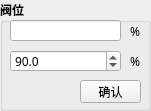
     <widget class="QGroupBox" name="groupBox_9">
      <property name="geometry">
       <rect>
        <x>10</x>
        <y>290</y>
        <width>151</width>
        <height>111</height>
       </rect>
      </property>
      <property name="font">
       <font>
        <family>Microsoft YaHei</family>
        <pointsize>9</pointsize>
        <weight>75</weight>
        <bold>true</bold>
       </font>
      </property>
      <property name="mouseTracking">
       <bool>false</bool>
      </property>
      <property name="title">
       <string>阀位</string>
      </property>
      <widget class="QLabel" name="label_3">
       <property name="geometry">
        <rect>
         <x>130</x>
         <y>53</y>
         <width>21</width>
         <height>16</height>
        </rect>
       </property>
       <property name="font">
        <font>
         <family>Microsoft YaHei</family>
         <pointsize>9</pointsize>
         <weight>50</weight>
         <bold>false</bold>
        </font>
       </property>
       <property name="text">
        <string>%</string>
       </property>
      </widget>
      <widget class="QLineEdit" name="lePos">
       <property name="enabled">
        <bool>true</bool>
       </property>
       <property name="geometry">
        <rect>
         <x>10</x>
         <y>20</y>
         <width>111</width>
         <height>21</height>
        </rect>
       </property>
       <property name="font">
        <font>
         <family>Microsoft YaHei</family>
         <pointsize>9</pointsize>
         <weight>75</weight>
         <bold>true</bold>
        </font>
       </property>
       <property name="contextMenuPolicy">
        <enum>Qt::DefaultContextMenu</enum>
       </property>
       <property name="inputMethodHints">
        <set>Qt::ImhNone</set>
       </property>
       <property name="readOnly">
        <bool>true</bool>
       </property>
      </widget>
      <widget class="QLabel" name="label_4">
       <property name="geometry">
        <rect>
         <x>130</x>
         <y>23</y>
         <width>21</width>
         <height>16</height>
        </rect>
       </property>
       <property name="font">
        <font>
         <family>Microsoft YaHei</family>
         <pointsize>9</pointsize>
         <weight>50</weight>
         <bold>false</bold>
        </font>
       </property>
       <property name="text">
        <string>%</string>
       </property>
      </widget>
      <widget class="QPushButton" name="pbSetPos">
       <property name="geometry">
        <rect>
         <x>80</x>
         <y>80</y>
         <width>61</width>
         <height>23</height>
        </rect>
       </property>
       <property name="font">
        <font>
         <family>Microsoft YaHei</family>
         <pointsize>9</pointsize>
         <weight>50</weight>
         <bold>false</bold>
        </font>
       </property>
       <property name="text">
        <string>确认</string>
       </property>
      </widget>
      <widget class="QDoubleSpinBox" name="sbSetPos">
       <property name="geometry">
        <rect>
         <x>10</x>
         <y>50</y>
         <width>111</width>
         <height>22</height>
        </rect>
       </property>
       <property name="font">
        <font>
         <family>Microsoft YaHei</family>
         <pointsize>9</pointsize>
         <weight>50</weight>
         <bold>false</bold>
        </font>
       </property>
       <property name="decimals">
        <number>1</number>
       </property>
       <property name="maximum">
        <double>100.000000000000000</double>
       </property>
       <property name="value">
        <double>90.000000000000000</double>
       </property>
      </widget>
     </widget>
